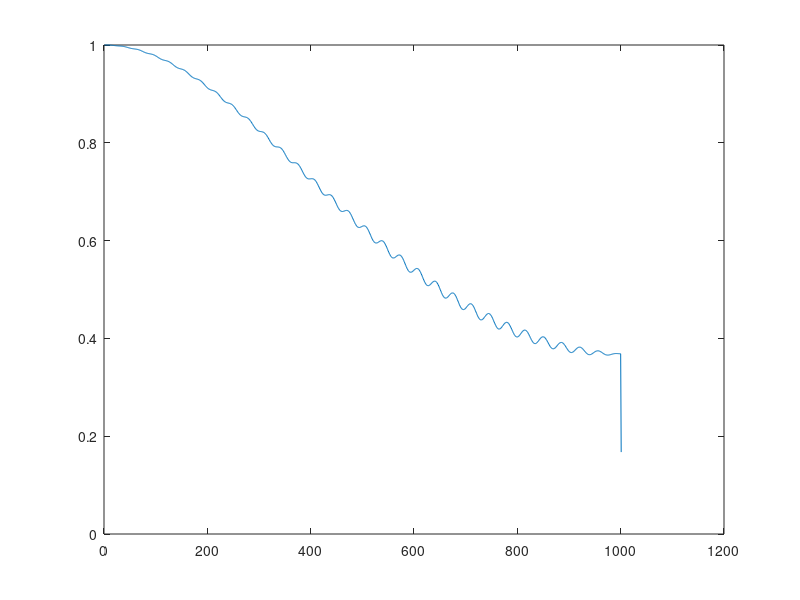
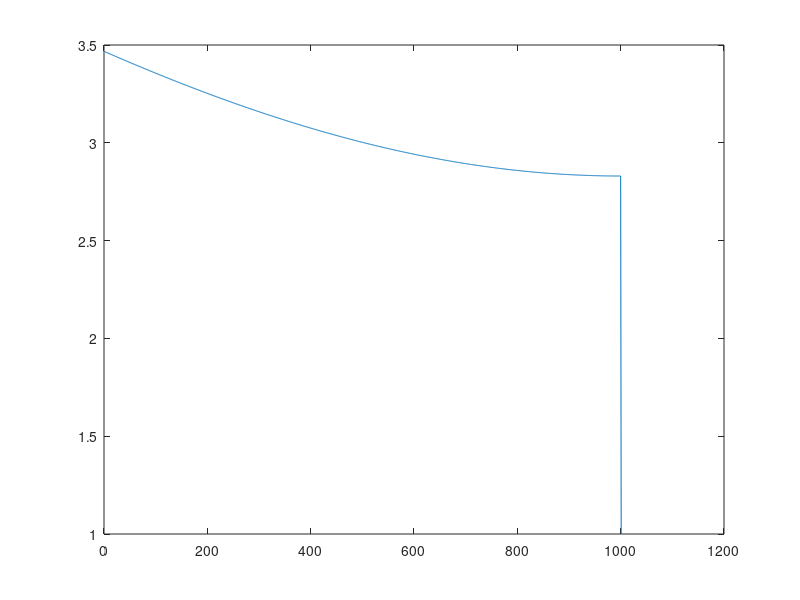

MATLAB code for these plots, in order:
clc;
clear;
lambda_wave = 2*pi;
L = 5*lambda_wave;
m = 1000;
x = 0:L/m:L;
epsilon = 4+(2-0.1i)*(1-x./L).^2;
miu = (2-0.1i).*ones(1,m);
epsilon = [epsilon(1:m),1];
miu = [miu(1:m),1];
theta = 0;
k0 = 2*pi/lambda_wave;

kxm = k0*(miu.*epsilon-sin(theta)^2).^0.5;

R = -1;
R_record = R;
lambda_Record = [];
for i  = 1:1:m
    lambda = (-miu(i+1)*kxm(i)+miu(i)*kxm(i+1))/(miu(i+1)*kxm(i)+miu(i)*kxm(i+1));
    lambda_Record = [lambda_Record,lambda];
    R = (lambda+R*exp(-2i*kxm(i)*x(i+1)))/(1+lambda*R*exp(-2i*kxm(i)*x(i+1)))...
        *exp(2i*kxm(i+1)*x(i+1));
    R_record = [R_record,R];
end

disp(abs(R))
plot(abs(R_record))
figure()
plot(abs(kxm))
% disp(lambda_Record)